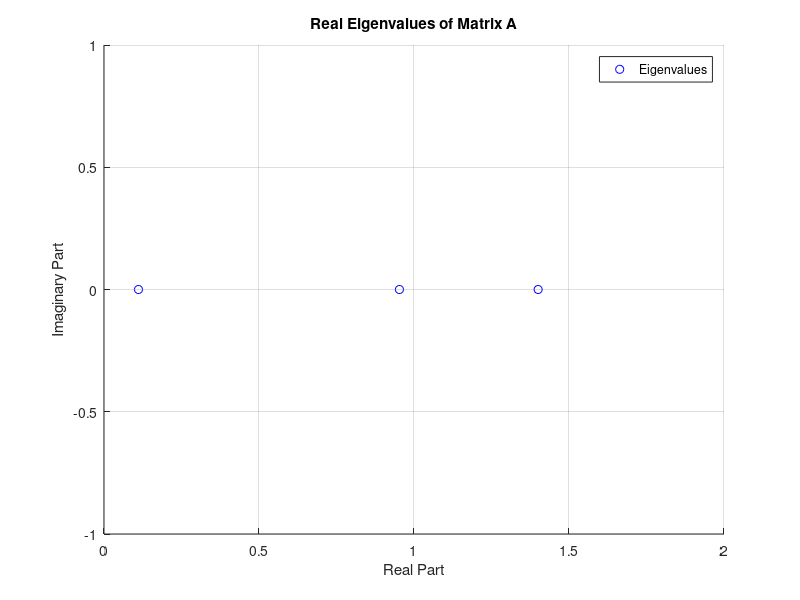
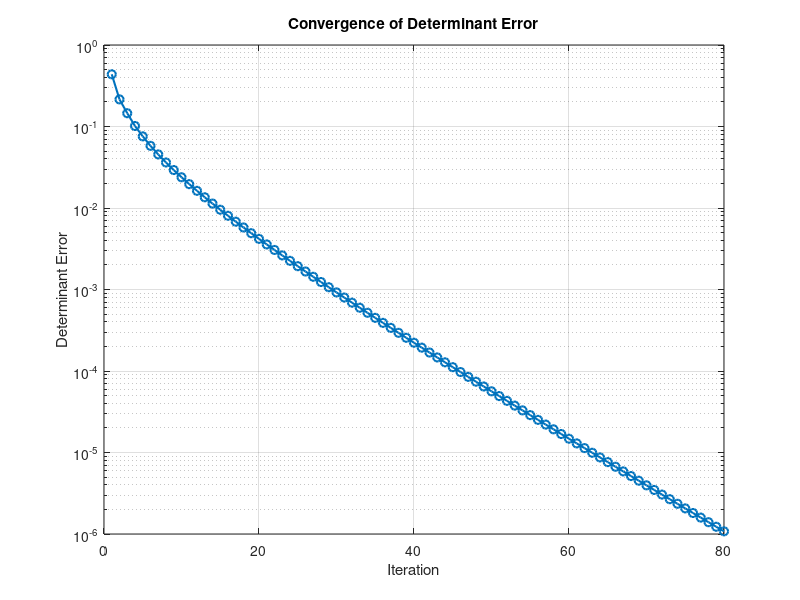

MATLAB code to generate these figures, in order:
function logA_series_plot_eigen()
    number_of_terms = 1000;
    tolerance = 1e-6;  % Set the desired threshold for convergence
    
    if nargin < 1
        matrixSize = randi([3, 4]);
        A = randn(matrixSize);

        % Counter for attempts to generate matrix with positive real eigenvalues
        attemptCount = 1;
        
        % Keep generating matrices until all eigenvalues are positive real numbers
        while any(imag(eig(A)) ~= 0) || any(eig(A) < 0) || norm(eye(matrixSize) - A) > 1
            A = randn(matrixSize);
            attemptCount = attemptCount + 1;
        end
        
        fprintf('Generated matrix with positive real eigenvalues and norm(identity - A) < 1 after %d attempts.\n', attemptCount);
    end
    
    % Display the original matrix A
    disp('Original Matrix A:');
    disp(A);
    eigenvalues_A = eig(A);
    p = norm(eye(matrixSize) - A);
    fprintf('Eigenvalues of A:\n');
    disp(eigenvalues_A);
    fprintf('Norm of (I-A): %.6f\n', p);
    
    % Plot the real eigenvalues
    figure;
    scatter(real(eigenvalues_A), imag(eigenvalues_A), 'Marker', 'o', 'MarkerEdgeColor', 'b', 'DisplayName', 'Eigenvalues');
    xlabel('Real Part');
    ylabel('Imaginary Part');
    title('Real Eigenvalues of Matrix A');
    legend('Location', 'Best');
    grid on;
    
    % Initialize variables for plotting
    det_A = det(A);
    det_exp_trace_log_A_series = zeros(1, number_of_terms);
    det_error = zeros(1, number_of_terms);

      

    % Initialize the figure for plotting
    figure;
    
    % Calculate the logarithm using the series expansion
    log_A_series = zeros(size(A));
    
    for k = 1:number_of_terms
        term = ((-1)^(k+1)) * ((A - eye(size(A)))^k) / k;
        log_A_series = log_A_series + term;
        
        % Compare det(A) and det(exp(trace(log_A_series)))
        det_exp_trace_log_A_series(k) = det(exp(trace(log_A_series)));
        
        % Calculate the error
        det_error(k) = abs(det_A - det_exp_trace_log_A_series(k));
        if (det_error(k) < tolerance)
            break
        end

        % Plot the error after each iteration
        semilogy(1:k, det_error(1:k), '-o', 'LineWidth', 1.5);
        xlabel('Iteration');
        ylabel('Determinant Error');
        title('Convergence of Determinant Error');
        grid on;
        drawnow;
        
        % Pause for a short duration to allow for visualization
        pause(0.05);
    end
    
    fprintf("Original matrix determinant (up to 10 decimal places): %.10f\n", det_A);
    fprintf("Approximated determinant after %d iterations: %.10f\n", k, det(exp(trace(log_A_series))));
    
    % Count the final error
    final_det_error = abs(det_A - det(exp(trace(log_A_series))));
    fprintf("Final Determinant Error: %.10f\n", final_det_error);
    disp(log_A_series)
end
